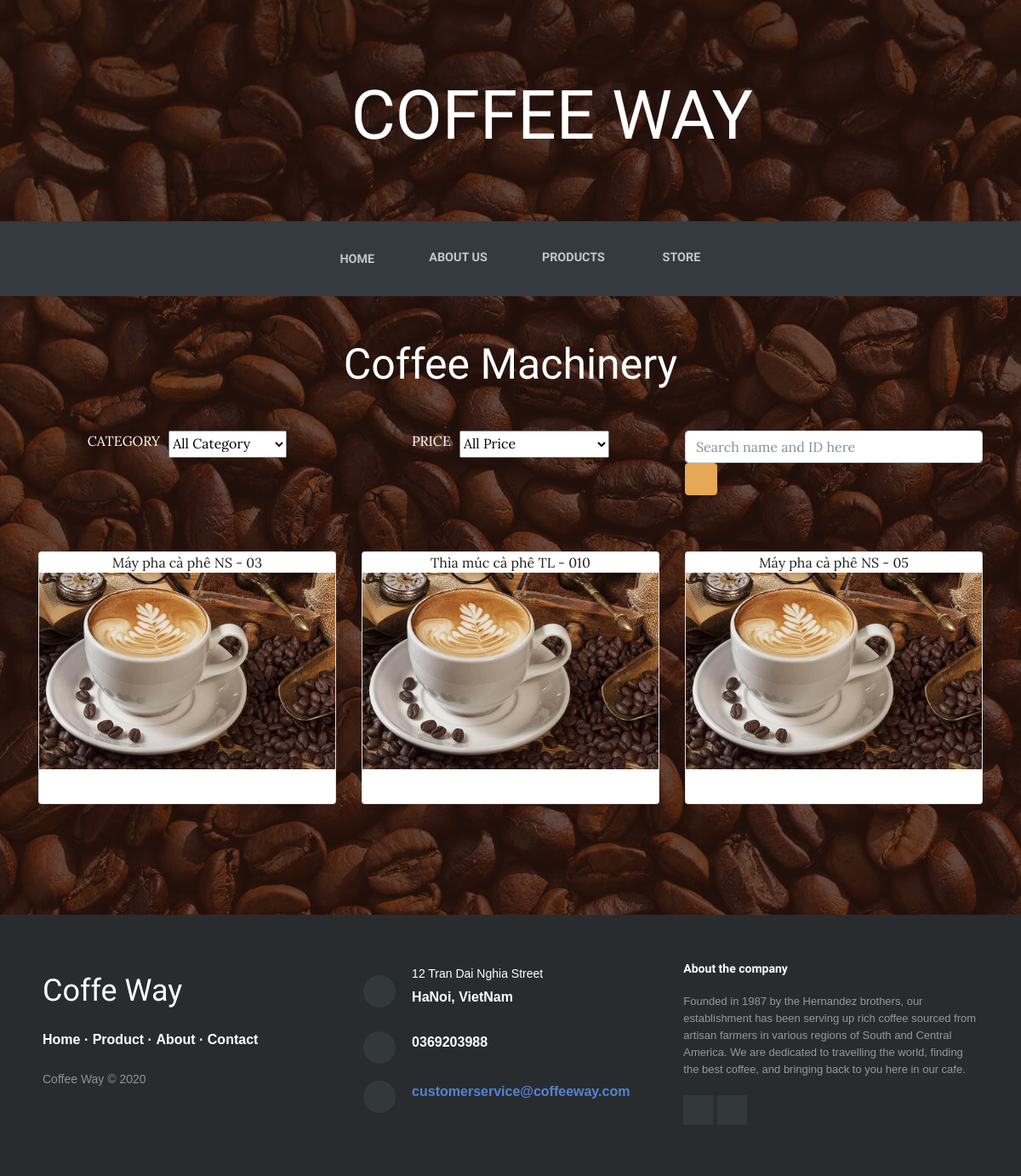
/products/raw_materials, run on the app's committed database.
### customer_page/app.py (models this page shows)
class Products(db.Model):
    __tablename__ = 'PRODUCTS'
    ID = db.Column(db.String(100), primary_key=True)
    name = db.Column(db.String(100))
    price = db.Column(db.Integer)
    description = db.Column(db.String(1000))
    linkimg = db.Column(db.String(100))
    category = db.Column(db.String(100))
    amount = db.Column(db.Integer)
    brand = db.Column(db.String(100))

### customer_page/app.py (the view, shortened to what this page needs)
@app.route('/products/raw_materials', methods=['GET', 'POST'])
def raw_materials():
    time = datetime.datetime.now().strftime("%y-%m-%d")
    check = Count_Visit.query.filter_by(date_visit=time).first()
    if check is None:
        new_count = Count_Visit(date_visit=time, web_home=0, web_about=0,
                                web_store=0, web_booking=0, web_coffeesraw=0, web_machinery=1)
        db.session.add(new_count)
        db.session.commit()
    else:
        check.web_machinery = check.web_machinery + 1
        db.session.commit()
    if request.method == 'GET':
        products = Products.query.all()
        lst_products = []
        for product in products:
            if "CM" in product.ID or "AS" in product.ID:
                lst_products.append(product)
        return render_template('raw_materials.html', products=lst_products, user=current_user.get_id(), search=True)

### customer_page/templates/raw_materials.html (shortened to what this page needs)
{% extends "base.html" %}
{% block content %}
    <h1 class="text-center text-white d-none d-lg-block site-heading"><span class="site-heading-lower"><i class="icon ion-coffee" style="font-size: 100px;"></i>&nbsp;coffee way</span></h1>
    <nav class="navbar navbar-light navbar-expand-lg bg-dark py-lg-4" id="mainNav" style="margin-bottom: 50px;">
        <div class="container">
            <div class="collapse navbar-collapse" id="navbarResponsive">
                <ul class="nav navbar-nav mx-auto">
                    <li class="nav-item" role="presentation"><a class="nav-link" href="/"><i class="fa fa-home" style="font-size: 20px;"></i>&nbsp; Home</a></li>
                    <li class="nav-item" role="presentation"><a class="nav-link" href="/about" style="color: rgba(255,255,255,0.7);">About us</a></li>
                    <li class="nav-item" role="presentation"><a class="nav-link" href="/products">Products</a></li>
                    <li class="nav-item" role="presentation"><a class="nav-link" href="/store">&nbsp;Store</a></li>
                </ul>
            </div>
        </div>
    </nav>
    <h1 style="color: #fff;font-family: Cookie, cursive;text-align: center;font-size: 50PX;">Coffee Machinery</h1>
    {% if search %}
    <form action = "http://localhost:5000/products/raw_materials" method='POST' enctype = "multipart/form-data" style="padding-top: 20px;padding-bottom: 20px;">
        <div class="container" style="margin-top: 20px;">
            <div class="row">
                <div class="col-md-4 offset-md-0">
                    <div class="form-group text-break d-md-flex justify-content-md-center"><label class="text-uppercase" style="margin-right: 10px;color: #ffff;">Category</label>
                        <select name="Category">
                            <option value="All" selected>All Category</option>
                        </select></div>
                </div>
                <div class="col-md-4 offset-md-0">
                    <div class="form-group text-break d-md-flex justify-content-md-center"><label class="text-uppercase" style="margin-right: 10px;color: #ffff;">Price</label>
                        <select name="Price">
                        <option value="All" selected>All Price</option>
                    </select></div>
                </div>
                <div class="col-md-4 offset-md-0">
                        <div class="form-group"><input type="text" class="form-control" placeholder="Search name and ID here" name="search"/><button class="btn btn-primary" type="submit"><i class="fa fa-search"></i></button></div>
                </div>
            </div>
        </div>
    </form>
    {% endif %}
    <section>
        <div>
            <div class="container">
                <div class="row" style="padding-bottom: 30px; margin-top: 30px;">
                    {% for row in products %}
                    <td>
                        <div class="col-sm-4" style="margin-bottom: 20px;">
                            <div class="card"><a class="text-center" href="/productDescription?ID={{row.ID}}" style="color: #221d1d;">{{row.name}}<img class="img-fluid" src="{{row.linkimg}}" /></a>
                                <div class="card-body">
                                </div>
                            </div>
                        </div>
                    </td>
                    {% endfor %}
                </div>
            </div>
        </div>
    </section>
{% endblock %}

### customer_page/templates/base.html (shortened to what this page needs)
<!DOCTYPE html>
<html>
<head>
    <link rel="stylesheet" href="{{url_for('static', filename='bootstrap/css/bootstrap.min.css')}}">
    <link rel="stylesheet" href="{{url_for('static', filename='fonts/font-awesome.min.css')}}">
    <link rel="stylesheet" href="{{url_for('static', filename='fonts/ionicons.min.css')}}">
    <link rel="stylesheet" href="{{url_for('static', filename='fonts/simple-line-icons.min.css')}}">
    <link rel="stylesheet" href="https://cdnjs.cloudflare.com/ajax/libs/aos/2.2.0/aos.css">
    <link rel="stylesheet" href="https://cdnjs.cloudflare.com/ajax/libs/lightbox2/2.8.2/css/lightbox.min.css">
    <link rel="stylesheet" href="{{url_for('static', filename='css/Login-Form-Clean.css')}}">
    <link rel="stylesheet" href="{{url_for('static', filename='css/Login-Form-Dark.css')}}">
    <link rel="stylesheet" href="{{url_for('static', filename='css/Pretty-Footer.css')}}">
    <link rel="stylesheet" href="{{url_for('static', filename='css/Registration-Form-with-Photo.css')}}">
</head>
<body style="background:linear-gradient(rgba(47, 23, 15, 0.65), rgba(47, 23, 15, 0.65)), url('/static/img/bg.jpg');">
    {% block content %}{% endblock %}
    <footer>
        <div class="row">
            <div class="col-sm-6 col-md-4 footer-navigation">
                <h3><a href="#">Coffe Way&nbsp;&nbsp;<i class="icon ion-coffee" style="font-size: 50px;"></i>&nbsp;</a>
                </h3>
                <p class="links"><a href="/">Home</a><strong> · </strong><a
                        href="/products">Product</a><strong> · </strong><a href="/about">About</a><strong> · </strong><a href="/about/sales">Contact</a></p>
                <p class="company-name">Coffee Way © 2020 </p>
            </div>
            <div class="col-sm-6 col-md-4 footer-contacts">
                <div><span class="fa fa-map-marker footer-contacts-icon"> </span>
                    <p><span class="new-line-span">12 Tran Dai Nghia Street</span> HaNoi, VietNam</p>
                </div>
                <div><i class="fa fa-phone footer-contacts-icon"></i>
                    <p class="footer-center-info email text-left">0369203988</p>
                </div>
                <div><i class="fa fa-envelope footer-contacts-icon"></i>
                    <p> <a href="#" target="_blank">customerservice@coffeeway.com</a></p>
                </div>
            </div>
            <div class="col-md-4 footer-about">
                <h4>About the company</h4>
                <p> Founded in 1987 by the Hernandez brothers, our establishment has been serving up rich coffee sourced from artisan farmers in various regions of South and Central America. We are dedicated to travelling the world, finding the best coffee, and bringing back to you here in our cafe. </p>
                <div class="social-links social-icons"><a href="https://www.facebook.com/groups/234053657927282/?source=unknown"><i class="fa fa-facebook"></i></a><a href="https://github.com/jurgendn/Coffee_Project"><i
                            class="fa fa-github"></i></a></div>
            </div>
        </div>
    </footer>
</body>
</html>

### customer_page/static/css/Pretty-Footer.css (style rules this page uses)
footer { background-color: #292c2f; box-shadow: 0 1px 1px 0 rgba(0, 0, 0, 0.12); box-sizing: border-box; width: 100%; text-align: left; font: bold 16px sans-serif; padding: 55px 50px; margin-top: 80px; bottom: 0; color: #fff; }
.footer-navigation h3 { margin: 0; font: normal 36px Cookie, cursive; margin-bottom: 20px; color: #fff; }
.footer-navigation h3 a { text-decoration: none; color: #fff; }
.footer-navigation p.links a { color: #fff; text-decoration: none; }
.footer-navigation p.company-name { color: #8f9296; font-size: 14px; font-weight: normal; margin-top: 20px; }
.footer-contacts p { display: inline-block; color: #ffffff; vertical-align: middle; }
.footer-contacts p a { color: #5383d3; text-decoration: none; }
.fa.footer-contacts-icon { background-color: #33383b; color: #fff; font-size: 18px; width: 38px; height: 38px; border-radius: 50%; text-align: center; line-height: 38px; margin: 10px 15px 10px 0; }
span.new-line-span { display: block; font-weight: normal; display: block; font-weight: normal; font-size: 14px; line-height: 2; }
.footer-about h4 { display: block; color: #fff; font-size: 14px; font-weight: bold; margin-bottom: 20px; }
.footer-about p { line-height: 20px; color: #92999f; font-size: 13px; font-weight: normal; margin: 0; }
div.social-links { margin-top: 20px; color: #fff; }
.social-links a { display: inline-block; width: 35px; height: 35px; cursor: pointer; background-color: #33383b; border-radius: 2px; font-size: 20px; color: #ffffff; text-align: center; line-height: 35px; margin-right: 5px; margin-bottom: 5px; }

### data on the page
Products: name "Máy pha cà phê NS - 03", linkimg (picture)
Products: name "Thìa múc cà phê TL - 010", linkimg (picture)
Products: name "Máy pha cà phê NS - 05", linkimg (picture)
